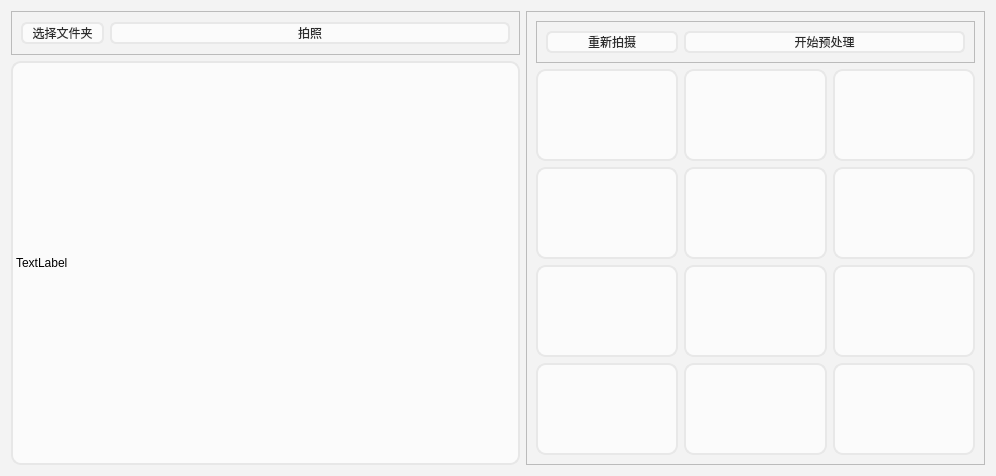
<?xml version="1.0" encoding="UTF-8"?>
<ui version="4.0">
 <class>takephoto</class>
 <widget class="QWidget" name="takephoto">
  <property name="geometry">
   <rect>
    <x>0</x>
    <y>0</y>
    <width>996</width>
    <height>476</height>
   </rect>
  </property>
  <property name="windowTitle">
   <string>慧眼鉴真(拍照界面)</string>
  </property>
  <property name="windowIcon">
   <iconset>
    <normaloff>icon/logo.png</normaloff>icon/logo.png</iconset>
  </property>
  <property name="styleSheet">
   <string notr="true">background-color: rgb(243,243,243);
border-color:rgb(144,167,164);</string>
  </property>
  <layout class="QGridLayout" name="gridLayout_5">
   <item row="0" column="0">
    <layout class="QHBoxLayout" name="horizontalLayout">
     <item>
      <layout class="QVBoxLayout" name="verticalLayout">
       <item>
        <widget class="QFrame" name="frame_2">
         <property name="minimumSize">
          <size>
           <width>0</width>
           <height>44</height>
          </size>
         </property>
         <property name="maximumSize">
          <size>
           <width>16777215</width>
           <height>44</height>
          </size>
         </property>
         <property name="frameShape">
          <enum>QFrame::StyledPanel</enum>
         </property>
         <property name="frameShadow">
          <enum>QFrame::Raised</enum>
         </property>
         <layout class="QGridLayout" name="gridLayout_3">
          <item row="0" column="0">
           <widget class="QPushButton" name="pushButton_3">
            <property name="styleSheet">
             <string notr="true">QPushButton{
	color: rgb(44,44,44);
	background-color: rgb(251,251,251);
	border-top-left-radius: 6px;
	border-top-right-radius: 6px;
	border-bottom-left-radius: 6px;
	border-bottom-right-radius: 6px;
	font: 11pt &quot;微软雅黑&quot;;
	border:1.5px solid rgb(232,232,232);
}
QPushButton:hover{
	background-color:rgb(237,237,237)
}
QPushButton:pressed,QPushButton:checked
{
	border-left: 3px outset rgb(58,104,76);
	background-color:rgb(234,234,234)
}</string>
            </property>
            <property name="text">
             <string>选择文件夹</string>
            </property>
           </widget>
          </item>
          <item row="0" column="1">
           <widget class="QPushButton" name="pushButton">
            <property name="minimumSize">
             <size>
              <width>400</width>
              <height>0</height>
             </size>
            </property>
            <property name="styleSheet">
             <string notr="true">QPushButton{
	color: rgb(44,44,44);
	background-color: rgb(251,251,251);
	border-top-left-radius: 6px;
	border-top-right-radius: 6px;
	border-bottom-left-radius: 6px;
	border-bottom-right-radius: 6px;
	font: 11pt &quot;微软雅黑&quot;;
	border:1.5px solid rgb(232,232,232);
}
QPushButton:hover{
	background-color:rgb(237,237,237)
}
QPushButton:pressed,QPushButton:checked
{
	border-left: 3px outset rgb(58,104,76);
	background-color:rgb(234,234,234)
}</string>
            </property>
            <property name="text">
             <string>拍照</string>
            </property>
           </widget>
          </item>
         </layout>
        </widget>
       </item>
       <item>
        <widget class="QLabel" name="label">
         <property name="minimumSize">
          <size>
           <width>509</width>
           <height>389</height>
          </size>
         </property>
         <property name="styleSheet">
          <string notr="true">border-radius:10px;
background-color:rgb(251,251,251);
border-bottom:1.5px solid rgb(231,231,231);
border:1.5px solid rgb(231,231,231)</string>
         </property>
         <property name="text">
          <string>TextLabel</string>
         </property>
        </widget>
       </item>
      </layout>
     </item>
     <item>
      <widget class="QFrame" name="frame">
       <property name="frameShape">
        <enum>QFrame::StyledPanel</enum>
       </property>
       <property name="frameShadow">
        <enum>QFrame::Raised</enum>
       </property>
       <layout class="QGridLayout" name="gridLayout_4">
        <item row="0" column="0">
         <layout class="QVBoxLayout" name="verticalLayout_2">
          <item>
           <widget class="QFrame" name="frame_3">
            <property name="frameShape">
             <enum>QFrame::StyledPanel</enum>
            </property>
            <property name="frameShadow">
             <enum>QFrame::Raised</enum>
            </property>
            <layout class="QGridLayout" name="gridLayout_2">
             <item row="0" column="0">
              <widget class="QPushButton" name="pushButton_4">
               <property name="styleSheet">
                <string notr="true">QPushButton{
	color: rgb(44,44,44);
	background-color: rgb(251,251,251);
	border-top-left-radius: 6px;
	border-top-right-radius: 6px;
	border-bottom-left-radius: 6px;
	border-bottom-right-radius: 6px;
	font: 11pt &quot;微软雅黑&quot;;
	border:1.5px solid rgb(232,232,232);
}
QPushButton:hover{
	background-color:rgb(237,237,237)
}
QPushButton:pressed,QPushButton:checked
{
	border-left: 3px outset rgb(58,104,76);
	background-color:rgb(234,234,234)
}</string>
               </property>
               <property name="text">
                <string>重新拍摄</string>
               </property>
              </widget>
             </item>
             <item row="0" column="1">
              <widget class="QPushButton" name="pushButton_2">
               <property name="minimumSize">
                <size>
                 <width>281</width>
                 <height>0</height>
                </size>
               </property>
               <property name="styleSheet">
                <string notr="true">QPushButton{
	color: rgb(44,44,44);
	background-color: rgb(251,251,251);
	border-top-left-radius: 6px;
	border-top-right-radius: 6px;
	border-bottom-left-radius: 6px;
	border-bottom-right-radius: 6px;
	font: 11pt &quot;微软雅黑&quot;;
	border:1.5px solid rgb(232,232,232);
}
QPushButton:hover{
	background-color:rgb(237,237,237)
}
QPushButton:pressed,QPushButton:checked
{
	border-left: 3px outset rgb(58,104,76);
	background-color:rgb(234,234,234)
}</string>
               </property>
               <property name="text">
                <string>开始预处理</string>
               </property>
              </widget>
             </item>
            </layout>
           </widget>
          </item>
          <item>
           <layout class="QGridLayout" name="gridLayout">
            <item row="0" column="0">
             <widget class="QGraphicsView" name="photo1">
              <property name="minimumSize">
               <size>
                <width>141</width>
                <height>91</height>
               </size>
              </property>
              <property name="styleSheet">
               <string notr="true">QGraphicsView{
background-color: rgb(251,251,251);
border-radius: 10px;
border:1.5px solid rgb(232,232,232);
}</string>
              </property>
             </widget>
            </item>
            <item row="0" column="1">
             <widget class="QGraphicsView" name="photo2">
              <property name="minimumSize">
               <size>
                <width>141</width>
                <height>91</height>
               </size>
              </property>
              <property name="styleSheet">
               <string notr="true">QGraphicsView{
background-color: rgb(251,251,251);
border-radius: 10px;
border:1.5px solid rgb(232,232,232);
}</string>
              </property>
             </widget>
            </item>
            <item row="0" column="2">
             <widget class="QGraphicsView" name="photo3">
              <property name="minimumSize">
               <size>
                <width>141</width>
                <height>91</height>
               </size>
              </property>
              <property name="styleSheet">
               <string notr="true">QGraphicsView{
background-color: rgb(251,251,251);
border-radius: 10px;
border:1.5px solid rgb(232,232,232);
}</string>
              </property>
             </widget>
            </item>
            <item row="1" column="0">
             <widget class="QGraphicsView" name="photo4">
              <property name="minimumSize">
               <size>
                <width>141</width>
                <height>91</height>
               </size>
              </property>
              <property name="styleSheet">
               <string notr="true">QGraphicsView{
background-color: rgb(251,251,251);
border-radius: 10px;
border:1.5px solid rgb(232,232,232);
}</string>
              </property>
             </widget>
            </item>
            <item row="1" column="1">
             <widget class="QGraphicsView" name="photo5">
              <property name="minimumSize">
               <size>
                <width>141</width>
                <height>91</height>
               </size>
              </property>
              <property name="styleSheet">
               <string notr="true">QGraphicsView{
background-color: rgb(251,251,251);
border-radius: 10px;
border:1.5px solid rgb(232,232,232);
}</string>
              </property>
             </widget>
            </item>
            <item row="1" column="2">
             <widget class="QGraphicsView" name="photo6">
              <property name="minimumSize">
               <size>
                <width>141</width>
                <height>91</height>
               </size>
              </property>
              <property name="styleSheet">
               <string notr="true">QGraphicsView{
background-color: rgb(251,251,251);
border-radius: 10px;
border:1.5px solid rgb(232,232,232);
}</string>
              </property>
             </widget>
            </item>
            <item row="2" column="0">
             <widget class="QGraphicsView" name="photo7">
              <property name="minimumSize">
               <size>
                <width>141</width>
                <height>91</height>
               </size>
              </property>
              <property name="styleSheet">
               <string notr="true">QGraphicsView{
background-color: rgb(251,251,251);
border-radius: 10px;
border:1.5px solid rgb(232,232,232);
}</string>
              </property>
             </widget>
            </item>
            <item row="2" column="1">
             <widget class="QGraphicsView" name="photo8">
              <property name="minimumSize">
               <size>
                <width>141</width>
                <height>91</height>
               </size>
              </property>
              <property name="styleSheet">
               <string notr="true">QGraphicsView{
background-color: rgb(251,251,251);
border-radius: 10px;
border:1.5px solid rgb(232,232,232);
}</string>
              </property>
             </widget>
            </item>
            <item row="2" column="2">
             <widget class="QGraphicsView" name="photo9">
              <property name="minimumSize">
               <size>
                <width>141</width>
                <height>91</height>
               </size>
              </property>
              <property name="styleSheet">
               <string notr="true">QGraphicsView{
background-color: rgb(251,251,251);
border-radius: 10px;
border:1.5px solid rgb(232,232,232);
}</string>
              </property>
             </widget>
            </item>
            <item row="3" column="0">
             <widget class="QGraphicsView" name="photo10">
              <property name="minimumSize">
               <size>
                <width>141</width>
                <height>91</height>
               </size>
              </property>
              <property name="styleSheet">
               <string notr="true">QGraphicsView{
background-color: rgb(251,251,251);
border-radius: 10px;
border:1.5px solid rgb(232,232,232);
}</string>
              </property>
             </widget>
            </item>
            <item row="3" column="1">
             <widget class="QGraphicsView" name="photo11">
              <property name="minimumSize">
               <size>
                <width>141</width>
                <height>91</height>
               </size>
              </property>
              <property name="styleSheet">
               <string notr="true">QGraphicsView{
background-color: rgb(251,251,251);
border-radius: 10px;
border:1.5px solid rgb(232,232,232);
}</string>
              </property>
             </widget>
            </item>
            <item row="3" column="2">
             <widget class="QGraphicsView" name="photo12">
              <property name="minimumSize">
               <size>
                <width>141</width>
                <height>91</height>
               </size>
              </property>
              <property name="styleSheet">
               <string notr="true">QGraphicsView{
background-color: rgb(251,251,251);
border-radius: 10px;
border:1.5px solid rgb(232,232,232);
}</string>
              </property>
             </widget>
            </item>
           </layout>
          </item>
         </layout>
        </item>
       </layout>
      </widget>
     </item>
    </layout>
   </item>
  </layout>
 </widget>
 <resources/>
 <connections/>
</ui>
